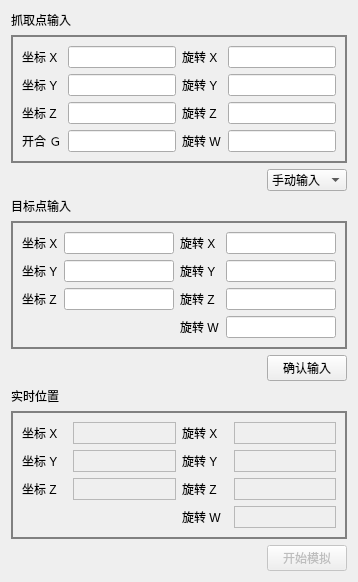
      <widget class="QWidget" name="Ros_simulation">
       <attribute name="title">
        <string>ROS仿真</string>
       </attribute>
       <layout class="QGridLayout" name="gridLayout_5">
        <item row="7" column="0" colspan="3">
         <widget class="QGroupBox" name="groupBox_5">
          <property name="styleSheet">
           <string notr="true">QGroupBox{
border-width:2px;
border-style:solid;
border-color:gray;
margin-top:0.5ex;
}</string>
          </property>
          <property name="title">
           <string/>
          </property>
          <layout class="QGridLayout" name="gridLayout_6">
           <item row="0" column="1">
            <widget class="QLabel" name="label_realtime_x">
             <property name="frameShape">
              <enum>QFrame::StyledPanel</enum>
             </property>
             <property name="frameShadow">
              <enum>QFrame::Raised</enum>
             </property>
             <property name="text">
              <string/>
             </property>
            </widget>
           </item>
           <item row="0" column="4">
            <widget class="QLabel" name="label_realtime_rotation_x">
             <property name="frameShape">
              <enum>QFrame::StyledPanel</enum>
             </property>
             <property name="frameShadow">
              <enum>QFrame::Raised</enum>
             </property>
             <property name="text">
              <string/>
             </property>
            </widget>
           </item>
           <item row="1" column="1">
            <widget class="QLabel" name="label_realtime_y">
             <property name="frameShape">
              <enum>QFrame::StyledPanel</enum>
             </property>
             <property name="frameShadow">
              <enum>QFrame::Raised</enum>
             </property>
             <property name="text">
              <string/>
             </property>
            </widget>
           </item>
           <item row="0" column="0">
            <widget class="QLabel" name="label_17">
             <property name="minimumSize">
              <size>
               <width>45</width>
               <height>22</height>
              </size>
             </property>
             <property name="maximumSize">
              <size>
               <width>45</width>
               <height>16777215</height>
              </size>
             </property>
             <property name="text">
              <string>坐标 X</string>
             </property>
            </widget>
           </item>
           <item row="2" column="0">
            <widget class="QLabel" name="label_19">
             <property name="minimumSize">
              <size>
               <width>45</width>
               <height>22</height>
              </size>
             </property>
             <property name="maximumSize">
              <size>
               <width>37</width>
               <height>16777215</height>
              </size>
             </property>
             <property name="text">
              <string>坐标 Z</string>
             </property>
            </widget>
           </item>
           <item row="2" column="3">
            <widget class="QLabel" name="label_30">
             <property name="minimumSize">
              <size>
               <width>46</width>
               <height>22</height>
              </size>
             </property>
             <property name="maximumSize">
              <size>
               <width>45</width>
               <height>16777215</height>
              </size>
             </property>
             <property name="text">
              <string>旋转 Z</string>
             </property>
            </widget>
           </item>
           <item row="1" column="0">
            <widget class="QLabel" name="label_18">
             <property name="minimumSize">
              <size>
               <width>45</width>
               <height>22</height>
              </size>
             </property>
             <property name="maximumSize">
              <size>
               <width>37</width>
               <height>16777215</height>
              </size>
             </property>
             <property name="text">
              <string>坐标 Y</string>
             </property>
            </widget>
           </item>
           <item row="0" column="3">
            <widget class="QLabel" name="label_28">
             <property name="minimumSize">
              <size>
               <width>46</width>
               <height>22</height>
              </size>
             </property>
             <property name="maximumSize">
              <size>
               <width>45</width>
               <height>16777215</height>
              </size>
             </property>
             <property name="text">
              <string>旋转 X</string>
             </property>
            </widget>
           </item>
           <item row="1" column="4">
            <widget class="QLabel" name="label_realtime_rotation_y">
             <property name="frameShape">
              <enum>QFrame::StyledPanel</enum>
             </property>
             <property name="frameShadow">
              <enum>QFrame::Raised</enum>
             </property>
             <property name="text">
              <string/>
             </property>
            </widget>
           </item>
           <item row="2" column="4">
            <widget class="QLabel" name="label_realtime_rotation_z">
             <property name="frameShape">
              <enum>QFrame::StyledPanel</enum>
             </property>
             <property name="frameShadow">
              <enum>QFrame::Raised</enum>
             </property>
             <property name="text">
              <string/>
             </property>
            </widget>
           </item>
           <item row="1" column="3">
            <widget class="QLabel" name="label_29">
             <property name="minimumSize">
              <size>
               <width>46</width>
               <height>22</height>
              </size>
             </property>
             <property name="maximumSize">
              <size>
               <width>45</width>
               <height>16777215</height>
              </size>
             </property>
             <property name="text">
              <string>旋转 Y</string>
             </property>
            </widget>
           </item>
           <item row="2" column="1">
            <widget class="QLabel" name="label_realtime_z">
             <property name="frameShape">
              <enum>QFrame::StyledPanel</enum>
             </property>
             <property name="text">
              <string/>
             </property>
            </widget>
           </item>
           <item row="3" column="3">
            <widget class="QLabel" name="label_38">
             <property name="minimumSize">
              <size>
               <width>46</width>
               <height>22</height>
              </size>
             </property>
             <property name="maximumSize">
              <size>
               <width>45</width>
               <height>16777215</height>
              </size>
             </property>
             <property name="text">
              <string>旋转 W</string>
             </property>
            </widget>
           </item>
           <item row="3" column="4">
            <widget class="QLabel" name="label_realtime_rotation_w">
             <property name="frameShape">
              <enum>QFrame::StyledPanel</enum>
             </property>
             <property name="frameShadow">
              <enum>QFrame::Raised</enum>
             </property>
             <property name="text">
              <string/>
             </property>
            </widget>
           </item>
          </layout>
         </widget>
        </item>
        <item row="8" column="1">
         <spacer name="horizontalSpacer_7">
          <property name="orientation">
           <enum>Qt::Horizontal</enum>
          </property>
          <property name="sizeHint" stdset="0">
           <size>
            <width>133</width>
            <height>20</height>
           </size>
          </property>
         </spacer>
        </item>
        <item row="8" column="2">
         <widget class="QPushButton" name="button_begin_simulation">
          <property name="enabled">
           <bool>false</bool>
          </property>
          <property name="text">
           <string>开始模拟</string>
          </property>
         </widget>
        </item>
        <item row="5" column="1">
         <spacer name="horizontalSpacer_11">
          <property name="orientation">
           <enum>Qt::Horizontal</enum>
          </property>
          <property name="sizeHint" stdset="0">
           <size>
            <width>133</width>
            <height>20</height>
           </size>
          </property>
         </spacer>
        </item>
        <item row="5" column="2">
         <widget class="QPushButton" name="confirm_input">
          <property name="text">
           <string>确认输入</string>
          </property>
         </widget>
        </item>
        <item row="6" column="0" colspan="2">
         <widget class="QLabel" name="label_21">
          <property name="text">
           <string>实时位置</string>
          </property>
         </widget>
        </item>
        <item row="4" column="0" colspan="3">
         <widget class="QGroupBox" name="groupBox_4">
          <property name="styleSheet">
           <string notr="true">QGroupBox{
border-width:2px;
border-style:solid;
border-color:gray;
margin-top:0.5ex;
}</string>
          </property>
          <property name="title">
           <string/>
          </property>
          <layout class="QGridLayout" name="gridLayout_7">
           <item row="0" column="0">
            <widget class="QLabel" name="label_14">
             <property name="text">
              <string>坐标 X</string>
             </property>
            </widget>
           </item>
           <item row="0" column="1">
            <widget class="QLineEdit" name="lineEdit_target_x"/>
           </item>
           <item row="0" column="2">
            <widget class="QLabel" name="label_25">
             <property name="text">
              <string>旋转 X</string>
             </property>
            </widget>
           </item>
           <item row="0" column="3">
            <widget class="QLineEdit" name="lineEdit_target_rotation_x"/>
           </item>
           <item row="1" column="0">
            <widget class="QLabel" name="label_15">
             <property name="text">
              <string>坐标 Y</string>
             </property>
            </widget>
           </item>
           <item row="1" column="1">
            <widget class="QLineEdit" name="lineEdit_target_y"/>
           </item>
           <item row="1" column="2">
            <widget class="QLabel" name="label_26">
             <property name="text">
              <string>旋转 Y</string>
             </property>
            </widget>
           </item>
           <item row="1" column="3">
            <widget class="QLineEdit" name="lineEdit_target_rotation_y"/>
           </item>
           <item row="2" column="0">
            <widget class="QLabel" name="label_16">
             <property name="text">
              <string>坐标 Z</string>
             </property>
            </widget>
           </item>
           <item row="2" column="1">
            <widget class="QLineEdit" name="lineEdit_target_z"/>
           </item>
           <item row="2" column="2">
            <widget class="QLabel" name="label_27">
             <property name="text">
              <string>旋转 Z</string>
             </property>
            </widget>
           </item>
           <item row="2" column="3">
            <widget class="QLineEdit" name="lineEdit_target_rotation_z"/>
           </item>
           <item row="3" column="2">
            <widget class="QLabel" name="label_36">
             <property name="text">
              <string>旋转 W</string>
             </property>
            </widget>
           </item>
           <item row="3" column="3">
            <widget class="QLineEdit" name="lineEdit_target_rotation_w"/>
           </item>
          </layout>
         </widget>
        </item>
        <item row="0" column="0">
         <widget class="QLabel" name="label_10">
          <property name="text">
           <string>抓取点输入</string>
          </property>
         </widget>
        </item>
        <item row="1" column="0" colspan="3">
         <widget class="QGroupBox" name="origin_input">
          <property name="enabled">
           <bool>true</bool>
          </property>
          <property name="styleSheet">
           <string notr="true">QGroupBox{
border-width:2px;
border-style:solid;
border-color:gray;
margin-top:0.5ex;
}</string>
          </property>
          <property name="title">
           <string/>
          </property>
          <layout class="QGridLayout" name="gridLayout_3">
           <item row="0" column="1">
            <widget class="QLineEdit" name="lineEdit_origin_x">
             <property name="enabled">
              <bool>true</bool>
             </property>
             <property name="text">
              <string/>
             </property>
            </widget>
           </item>
           <item row="0" column="3">
            <widget class="QLineEdit" name="lineEdit_origin_rotation_x"/>
           </item>
           <item row="1" column="3">
            <widget class="QLineEdit" name="lineEdit_origin_rotation_y"/>
           </item>
           <item row="0" column="2">
            <widget class="QLabel" name="label_23">
             <property name="text">
              <string>旋转 X</string>
             </property>
            </widget>
           </item>
           <item row="1" column="1">
            <widget class="QLineEdit" name="lineEdit_origin_y"/>
           </item>
           <item row="1" column="0">
            <widget class="QLabel" name="label_12">
             <property name="text">
              <string>坐标 Y</string>
             </property>
            </widget>
           </item>
           <item row="0" column="0">
            <widget class="QLabel" name="label_11">
             <property name="text">
              <string>坐标 X</string>
             </property>
            </widget>
           </item>
           <item row="2" column="1">
            <widget class="QLineEdit" name="lineEdit_origin_z"/>
           </item>
           <item row="2" column="2">
            <widget class="QLabel" name="label_22">
             <property name="text">
              <string>旋转 Z</string>
             </property>
            </widget>
           </item>
           <item row="2" column="0">
            <widget class="QLabel" name="label_13">
             <property name="text">
              <string>坐标 Z</string>
             </property>
            </widget>
           </item>
           <item row="2" column="3">
            <widget class="QLineEdit" name="lineEdit_origin_rotation_z"/>
           </item>
           <item row="1" column="2">
            <widget class="QLabel" name="label_24">
             <property name="text">
              <string>旋转 Y</string>
             </property>
            </widget>
           </item>
           <item row="3" column="2">
            <widget class="QLabel" name="label_35">
             <property name="text">
              <string>旋转 W</string>
             </property>
            </widget>
           </item>
           <item row="3" column="3">
            <widget class="QLineEdit" name="lineEdit_origin_rotation_w"/>
           </item>
           <item row="3" column="0">
            <widget class="QLabel" name="label_31">
             <property name="text">
              <string>开合 Ｇ</string>
             </property>
            </widget>
           </item>
           <item row="3" column="1">
            <widget class="QLineEdit" name="lineEdit_origin_gripper"/>
           </item>
          </layout>
         </widget>
        </item>
        <item row="2" column="2">
         <widget class="QComboBox" name="origin_input_model">
          <item>
           <property name="text">
            <string>手动输入</string>
           </property>
          </item>
          <item>
           <property name="text">
            <string>相机读取</string>
           </property>
          </item>
         </widget>
        </item>
        <item row="3" column="0">
         <widget class="QLabel" name="label_20">
          <property name="text">
           <string>目标点输入</string>
          </property>
         </widget>
        </item>
       </layout>
       <zorder>label_10</zorder>
       <zorder>label_21</zorder>
       <zorder>confirm_input</zorder>
       <zorder>horizontalSpacer_11</zorder>
       <zorder>horizontalSpacer_7</zorder>
       <zorder>groupBox_4</zorder>
       <zorder>groupBox_5</zorder>
       <zorder>button_begin_simulation</zorder>
       <zorder>origin_input</zorder>
       <zorder>origin_input_model</zorder>
       <zorder>label_20</zorder>
      </widget>
